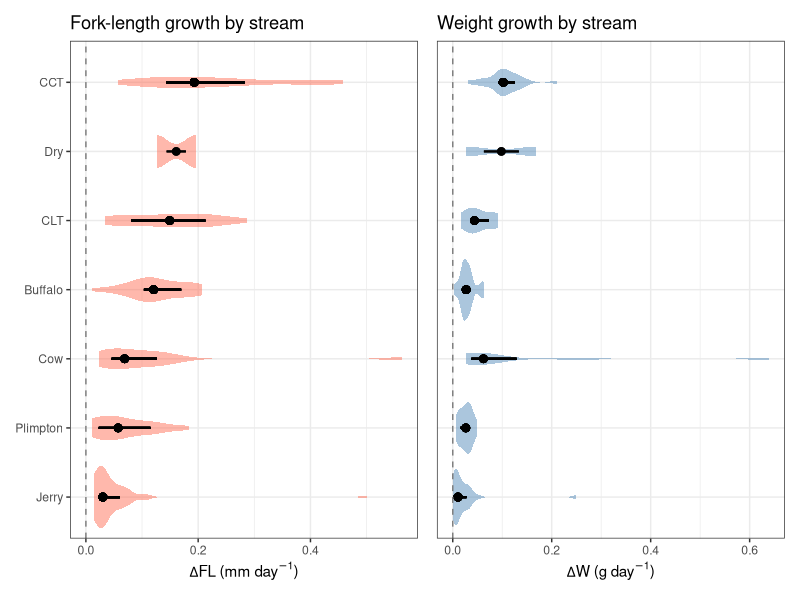
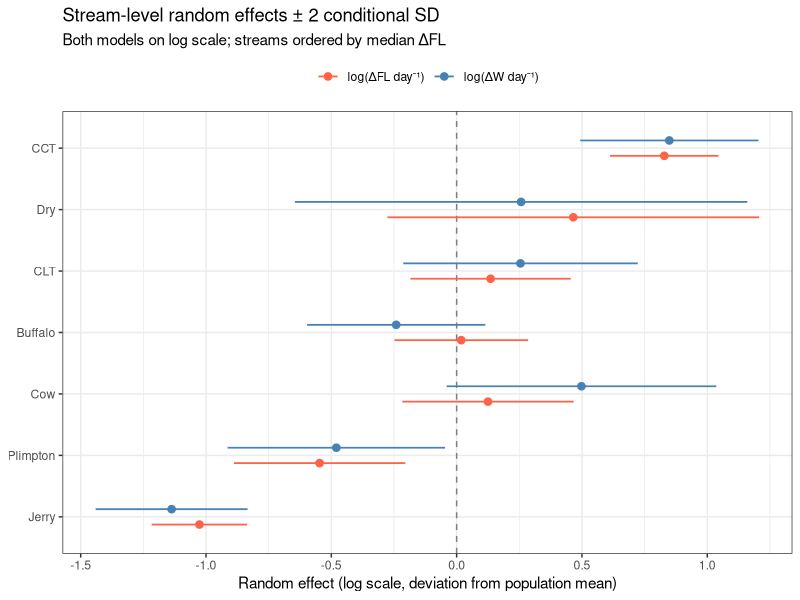
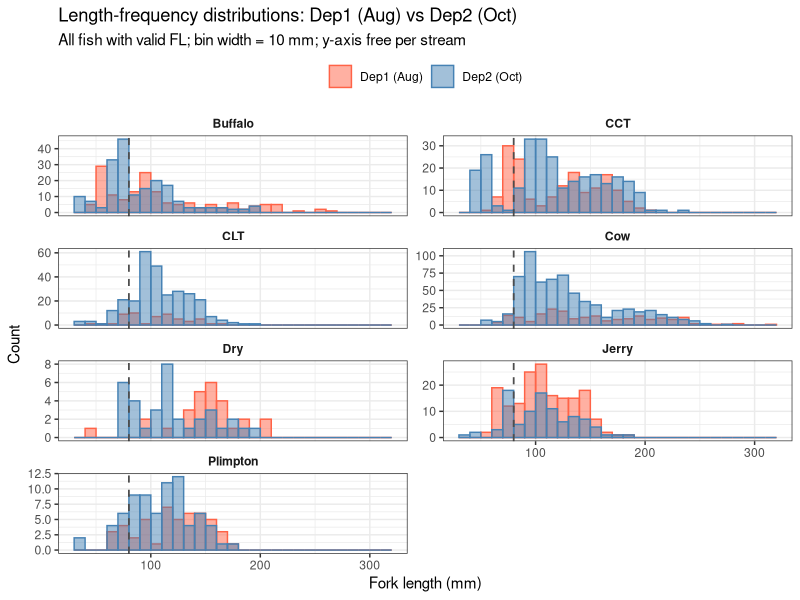
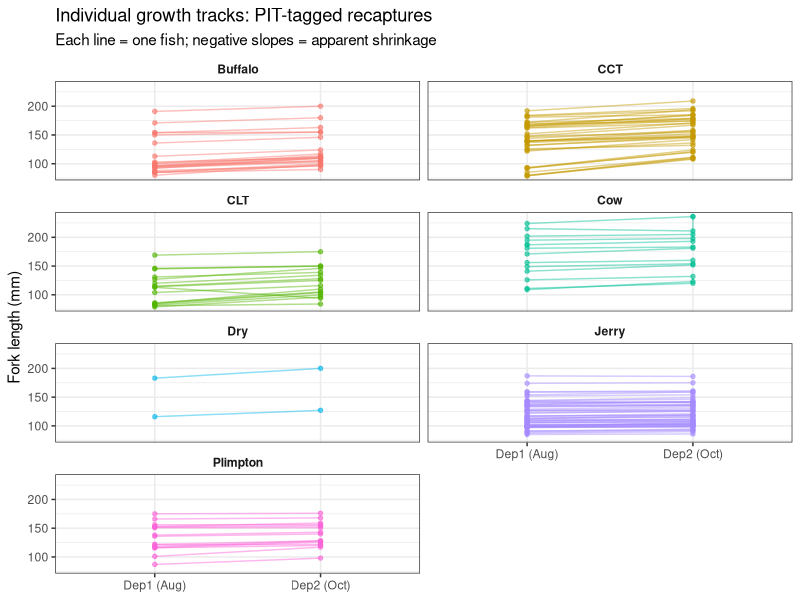
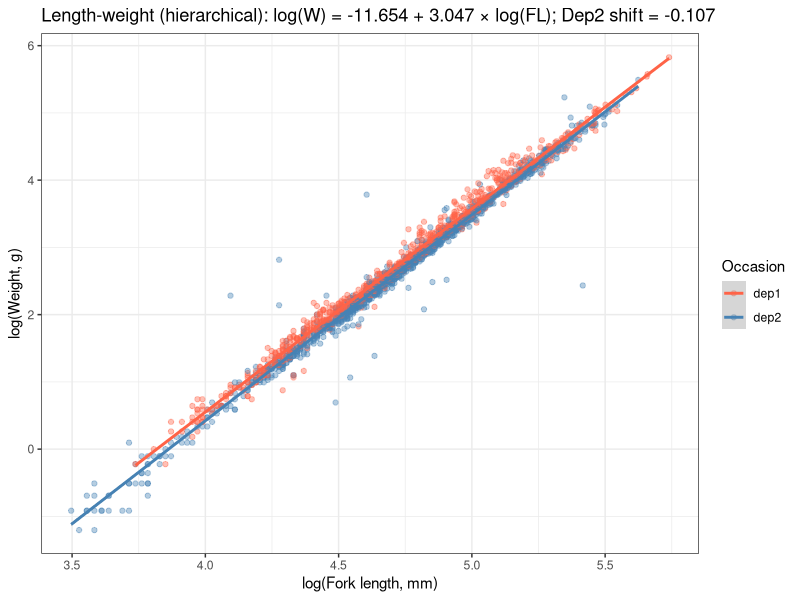
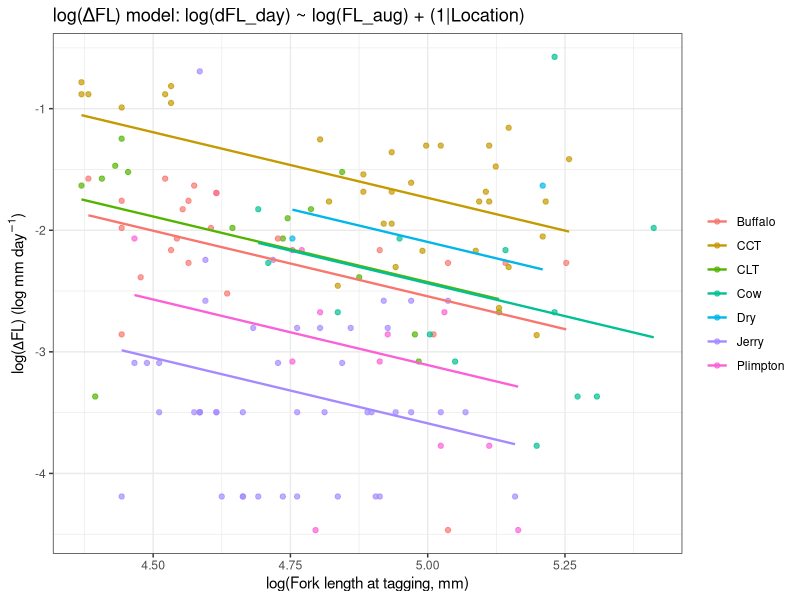
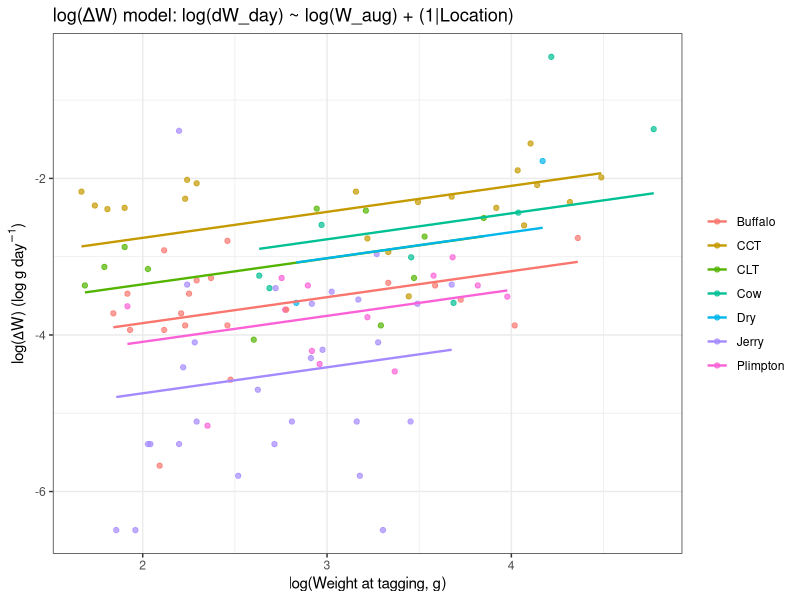
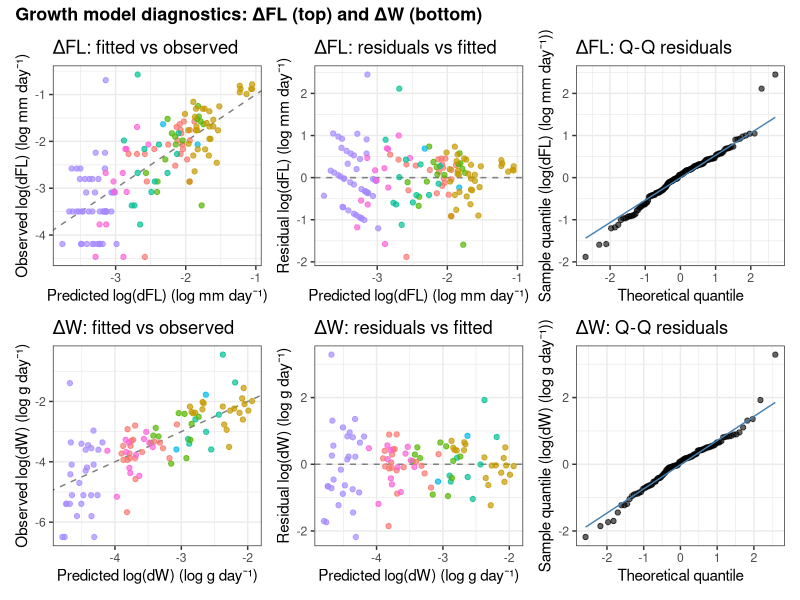

R code for these plots, in order:
# 02_Growth.R
# Westslope cutthroat trout — length-weight and growth models
# Aug–Oct 2025, 8 isolated streams
#
# Models:
#   L-W:     log(W) ~ log(FL) + occasion + (1 | Location)  — hierarchical
#            Common allometric slope; occasion (Dep1/Dep2) FIXED-effect
#            intercept shift (Aug vs Oct condition); stream random intercept.
#            W (g) = exp(b0 + b1*log(FL) + b_occ*[occ==dep2] + u_stream)
#   Growth:  dFL_day ~ log(FL_aug) + (1 | Location)  — mm day-1
#            dW_day  ~ log(W_aug)  + (1 | Location)  — g day-1
#   Both fit by REML on PIT-tagged Dep1 fish recaptured at Dep2.
#   Using FL_aug as the size covariate for both (common reference; all
#   dep1 fish have FL, not all have W).
#
# NOTE: Production.R currently predicts total-interval dFL and divides by
#   days_s in the MC loop. Once you switch to per-day growth models here,
#   that loop will need updating: multiply predicted daily rate by days_s
#   before computing FL_oct and dW.
#
# Outputs: growth_results.RDS

library(tidyverse)
library(lubridate)
library(lme4)
library(patchwork)

# ============================================================
# 1. Load and clean data
# ============================================================

dat <- read.csv("Data/CTT.Data.2025.F.csv", fileEncoding = "UTF-8-BOM") %>%
  mutate(
    Date     = dmy(Date),
    Tag      = as.character(Tag),
    Location = trimws(Location)
  ) %>%
  filter(!Location %in% c("Jake Canyon", "Alkali", "Pintler"))

streams <- sort(unique(dat$Location))

dep1 <- dat %>% filter(Depletion == 1)
dep2 <- dat %>% filter(Depletion == 2)

# ============================================================
# 2. Length-weight model (hierarchical)
# ============================================================
# Fit on all fish with both W and FL recorded.
#   log(W) = b0 + b1*log(FL) + b_occ*[occasion==dep2] + u_stream
# - Common allometric slope b1 across streams/occasions.
# - occasion (Dep1 Aug vs Dep2 Oct) enters as a FIXED-effect intercept shift:
#   a 2-level grouping factor cannot support a reliable variance component,
#   so a random effect would be near-singular. The fixed effect still gives a
#   distinct Aug vs Oct relationship (occasion-accurate predicted weight).
# - Stream (8 levels) is a random intercept.

lw_dat <- dat %>%
  filter(!is.na(W), !is.na(FL), W > 0, FL > 0) %>%
  mutate(
    occasion = factor(if_else(Depletion == 1, "dep1", "dep2"),
                      levels = c("dep1", "dep2")),
    logFL    = log(FL)
  )

lw_mod <- lmer(log(W) ~ logFL + occasion + (1 | Location),
               data = lw_dat, REML = TRUE)

lw_fe    <- fixef(lw_mod)
lw_sigma <- sigma(lw_mod)
lw_re    <- ranef(lw_mod)$Location
lw_stream_re <- setNames(
  sapply(streams, function(s) if (s %in% rownames(lw_re)) lw_re[s, 1] else 0),
  streams
)

# Back-compat population-average scalars (dep1 reference, stream mean RE = 0).
# Used by 05_Growth_Uncertainty.R for its chain-rule sensitivity calc.
lw_a <- unname(lw_fe["(Intercept)"])
lw_b <- unname(lw_fe["logFL"])

# Portable occasion- and stream-aware predictor (median weight, g).
# Closes over fixed effects + stream REs only, so it serialises cleanly with
# growth_results.RDS; 03_Bioenergetics.R and 04_Production.R both call this so
# weights are guaranteed consistent across the pipeline.
pred_W <- local({
  b0  <- unname(lw_fe["(Intercept)"])
  b1  <- unname(lw_fe["logFL"])
  bo2 <- {
    nm <- grep("^occasion", names(lw_fe), value = TRUE)
    if (length(nm)) unname(lw_fe[nm[1]]) else 0
  }
  sre <- lw_stream_re
  function(FL, stream, occasion = "dep1") {
    re <- unname(sre[as.character(stream)]); re[is.na(re)] <- 0
    oc <- ifelse(as.character(occasion) == "dep2", bo2, 0)
    exp(b0 + b1 * log(FL) + oc + re)
  }
})

cat("\n--- Length-weight model (hierarchical: stream RE + occasion FE) ---\n")
print(summary(lw_mod))

# ============================================================
# 3. Growth data: match Dep1 tagged fish to Dep2 recaptures
# ============================================================

tagged_d1 <- dep1 %>%
  filter(!is.na(Tag), Tag != "") %>%
  select(Tag, Location, FL_aug = FL, W_aug = W, Date_aug = Date)

recaps_d2 <- dep2 %>%
  filter(Recap == 1) %>%
  select(Tag, Location, FL_oct = FL, W_oct = W, Date_oct = Date)

growth_dat <- tagged_d1 %>%
  inner_join(recaps_d2, by = c("Tag", "Location")) %>%
  mutate(
    days    = as.numeric(Date_oct - Date_aug),
    dFL     = FL_oct - FL_aug,
    dW      = W_oct  - W_aug,
    dFL_day = dFL / days,
    dW_day  = dW  / days
  ) %>%
  filter(
    !is.na(dFL), !is.na(FL_aug), FL_aug > 0,
    days > 0
  )

cat("\n--- Growth data summary (all matched pairs with FL) ---\n")
growth_dat %>%
  group_by(Location) %>%
  summarise(
    n          = n(),
    n_W        = sum(!is.na(dW) & W_aug > 0 & W_oct > 0),
    n_neg_dFL  = sum(dFL_day <= 0),
    n_neg_dW   = sum(dW_day  <= 0, na.rm = TRUE),
    FL_range   = paste0(round(min(FL_aug)), "\u2013", round(max(FL_aug))),
    dFL_day_mn = round(mean(dFL_day), 3),
    dFL_day_sd = round(sd(dFL_day),   3),
    dW_day_mn  = round(mean(dW_day, na.rm = TRUE), 4),
    dW_day_sd  = round(sd(dW_day,  na.rm = TRUE), 4)
  ) %>%
  print()

cat("\nFL range in Dep1 fish (all, not just tagged):",
    min(dep1$FL, na.rm = TRUE), "\u2013", max(dep1$FL, na.rm = TRUE), "mm\n")
cat("FL range in tagged/recaptured fish:",
    min(growth_dat$FL_aug), "\u2013", max(growth_dat$FL_aug), "mm\n")
cat("NOTE: growth predictions for fish below the tagging threshold are extrapolated.\n")
cat("NOTE: fish with dFL_day <= 0 or dW_day <= 0 excluded from log-scale models (see n_neg above).\n\n")

# Model-fitting subsets: log transform requires strictly positive growth.
# growth_dat kept whole for growth tracks plot (raw FL values).
growth_dat_FL <- growth_dat %>%
  filter(dFL_day > 0) %>%
  mutate(logFL_aug    = log(FL_aug),
         log_dFL_day  = log(dFL_day))

growth_dat_W <- growth_dat %>%
  filter(!is.na(dW), W_aug > 0, W_oct > 0, dW_day > 0) %>%
  mutate(logW_aug    = log(W_aug),
         log_dW_day  = log(dW_day))

# ============================================================
# 4. Growth models
# ============================================================

# --- 4a. log(dFL_day): log mm per day ---
growth_mod_FL <- lmer(log_dFL_day ~ logFL_aug + (1 | Location),
                      data = growth_dat_FL, REML = TRUE)
cat(sprintf("--- Growth model: log(dFL_day)  [n = %d; %d excluded, dFL <= 0] ---\n",
            nrow(growth_dat_FL),
            nrow(growth_dat) - nrow(growth_dat_FL)))
print(summary(growth_mod_FL))

fe_FL      <- fixef(growth_mod_FL)
re_FL      <- ranef(growth_mod_FL)$Location
sigma_FL   <- sigma(growth_mod_FL)

stream_re_FL <- setNames(
  sapply(streams, function(s) {
    if (s %in% rownames(re_FL)) re_FL[s, 1] else 0
  }),
  streams
)
cat("\n--- Stream random effects: log(dFL_day) intercept adjustments (log mm day-1) ---\n")
print(round(stream_re_FL, 4))

# --- 4b. log(dW_day): log g per day ---
growth_mod_W <- lmer(log_dW_day ~ logW_aug + (1 | Location),
                     data = growth_dat_W, REML = TRUE)
n_W_all <- sum(!is.na(growth_dat$dW) & growth_dat$W_aug > 0 & growth_dat$W_oct > 0)
cat(sprintf("\n--- Growth model: log(dW_day)  [n = %d; %d excluded, dW <= 0 or missing W] ---\n",
            nrow(growth_dat_W),
            n_W_all - nrow(growth_dat_W)))
print(summary(growth_mod_W))

fe_W       <- fixef(growth_mod_W)
re_W       <- ranef(growth_mod_W)$Location
sigma_W    <- sigma(growth_mod_W)

stream_re_W <- setNames(
  sapply(streams, function(s) {
    if (s %in% rownames(re_W)) re_W[s, 1] else 0
  }),
  streams
)
cat("\n--- Stream random effects: log(dW_day) intercept adjustments (log g day-1) ---\n")
print(round(stream_re_W, 5))

# ============================================================
# 5. Stream-level growth summary
# ============================================================

# --- 5a. Summary table (natural scale for interpretability) ---
summ_FL <- growth_dat_FL %>%
  group_by(Location) %>%
  summarise(
    n_FL       = n(),
    dFL_median = round(median(dFL_day), 3),
    dFL_mean   = round(mean(dFL_day),   3),
    dFL_sd     = round(sd(dFL_day),     3),
    .groups    = "drop"
  )

summ_W <- growth_dat_W %>%
  group_by(Location) %>%
  summarise(
    n_W       = n(),
    dW_median = round(median(dW_day), 4),
    dW_mean   = round(mean(dW_day),   4),
    dW_sd     = round(sd(dW_day),     4),
    .groups   = "drop"
  )

stream_growth_summ <- full_join(summ_FL, summ_W, by = "Location") %>%
  arrange(desc(dFL_median))

cat("\n--- Stream-level growth summary (natural scale, per day) ---\n")
cat("dFL: mm day-1  |  dW: g day-1\n\n")
print(stream_growth_summ)

# --- 5b. Per-stream violin + pointrange (natural scale) ---
# Streams ordered by median dFL_day for both panels so they align visually.
stream_order_g <- summ_FL %>% arrange(dFL_median) %>% pull(Location)

ps_FL <- growth_dat_FL %>%
  mutate(Location = factor(Location, levels = stream_order_g)) %>%
  group_by(Location) %>%
  mutate(med = median(dFL_day), lo = quantile(dFL_day, 0.25),
         hi  = quantile(dFL_day, 0.75)) %>%
  ungroup()

p_stream_FL <- ggplot(ps_FL, aes(x = dFL_day, y = Location)) +
  geom_violin(fill = "tomato", alpha = 0.45, colour = NA) +
  geom_pointrange(aes(x = med, xmin = lo, xmax = hi),
                  linewidth = 0.7, size = 0.4) +
  geom_vline(xintercept = 0, linetype = "dashed", colour = "grey50") +
  labs(x = expression(Delta*"FL (mm day"^{-1}*")"), y = NULL,
       title = "Fork-length growth by stream") +
  theme_bw(base_size = 11)

ps_W <- growth_dat_W %>%
  mutate(Location = factor(Location, levels = stream_order_g)) %>%
  group_by(Location) %>%
  mutate(med = median(dW_day), lo = quantile(dW_day, 0.25),
         hi  = quantile(dW_day, 0.75)) %>%
  ungroup()

p_stream_W <- ggplot(ps_W, aes(x = dW_day, y = Location)) +
  geom_violin(fill = "steelblue", alpha = 0.45, colour = NA) +
  geom_pointrange(aes(x = med, xmin = lo, xmax = hi),
                  linewidth = 0.7, size = 0.4) +
  geom_vline(xintercept = 0, linetype = "dashed", colour = "grey50") +
  labs(x = expression(Delta*"W (g day"^{-1}*")"), y = NULL,
       title = "Weight growth by stream") +
  theme_bw(base_size = 11) +
  theme(axis.text.y = element_blank(), axis.ticks.y = element_blank())

print(p_stream_FL | p_stream_W)

# --- 5c. Random effects forest plot (log scale — model estimates) ---
# condVar = TRUE gives approximate conditional SEs for each stream RE.
# Intervals are ±2 conditional SD (approx 95%).

re_FL_df <- as.data.frame(ranef(growth_mod_FL, condVar = TRUE)) %>%
  filter(term == "(Intercept)") %>%
  transmute(Location = grp, condval, condsd, Model = "log(\u0394FL day\u207B\u00B9)")

re_W_df <- as.data.frame(ranef(growth_mod_W, condVar = TRUE)) %>%
  filter(term == "(Intercept)") %>%
  transmute(Location = grp, condval, condsd, Model = "log(\u0394W day\u207B\u00B9)")

re_df <- bind_rows(re_FL_df, re_W_df) %>%
  mutate(
    lo95 = condval - 2 * condsd,
    hi95 = condval + 2 * condsd,
    Location = factor(Location, levels = stream_order_g),
    Model    = factor(Model, levels = c("log(\u0394FL day\u207B\u00B9)",
                                        "log(\u0394W day\u207B\u00B9)"))
  )

p_re <- ggplot(re_df, aes(x = condval, y = Location, colour = Model)) +
  geom_vline(xintercept = 0, linetype = "dashed", colour = "grey50") +
  geom_pointrange(aes(xmin = lo95, xmax = hi95),
                  position = position_dodge(width = 0.5),
                  linewidth = 0.6, size = 0.4) +
  scale_colour_manual(values = c("log(\u0394FL day\u207B\u00B9)" = "tomato",
                                 "log(\u0394W day\u207B\u00B9)"  = "steelblue")) +
  labs(
    x      = "Random effect (log scale, deviation from population mean)",
    y      = NULL, colour = NULL,
    title  = "Stream-level random effects \u00B1 2 conditional SD",
    subtitle = "Both models on log scale; streams ordered by median \u0394FL"
  ) +
  theme_bw(base_size = 11) +
  theme(legend.position = "top")

print(p_re)

# ============================================================
# 6. Length-frequency diagnostics: Aug vs Oct
# ============================================================
# Uses all fish with valid FL — not just tagged/recaptured — to represent
# the full captured population at each occasion.

lf_dat <- bind_rows(
  dep1 %>% filter(!is.na(FL), FL > 0) %>%
    mutate(Occasion = "Dep1 (Aug)"),
  dep2 %>% filter(!is.na(FL), FL > 0) %>%
    mutate(Occasion = "Dep2 (Oct)")
) %>%
  mutate(Occasion = factor(Occasion, levels = c("Dep1 (Aug)", "Dep2 (Oct)")))

# --- 5a. Summary table ---
cat("\n--- Length-frequency summary by stream and occasion ---\n")
lf_dat %>%
  group_by(Location, Occasion) %>%
  summarise(
    n      = n(),
    FL_min = round(min(FL), 0),
    FL_med = round(median(FL), 0),
    FL_max = round(max(FL), 0),
    FL_mn  = round(mean(FL), 1),
    FL_sd  = round(sd(FL),   1),
    .groups = "drop"
  ) %>%
  arrange(Location, Occasion) %>%
  print()

# --- 5b. Faceted length-frequency histograms ---
# Bin width fixed at 10 mm so panels are directly comparable across streams.
p_lf <- ggplot(lf_dat, aes(x = FL, fill = Occasion, colour = Occasion)) +
  geom_histogram(binwidth = 10, position = "identity", alpha = 0.5,
                 boundary = 0) +
  geom_vline(xintercept = 80, linetype = "dashed", colour = "grey30", linewidth = 0.6) +
  facet_wrap(~ Location, ncol = 2, scales = "free_y") +
  scale_fill_manual(values  = c("Dep1 (Aug)" = "tomato",
                                "Dep2 (Oct)" = "steelblue")) +
  scale_colour_manual(values = c("Dep1 (Aug)" = "tomato",
                                 "Dep2 (Oct)" = "steelblue")) +
  labs(
    x      = "Fork length (mm)",
    y      = "Count",
    fill   = NULL, colour = NULL,
    title  = "Length-frequency distributions: Dep1 (Aug) vs Dep2 (Oct)",
    subtitle = "All fish with valid FL; bin width = 10 mm; y-axis free per stream"
  ) +
  theme_bw(base_size = 11) +
  theme(legend.position = "top",
        strip.background = element_blank(),
        strip.text = element_text(face = "bold"))

print(p_lf)

# --- 5c. Individual growth tracks for PIT-tagged recaptured fish ---
# Each line connects FL_aug to FL_oct for one fish; coloured by stream.
# Helps visualise whether the recaptured size range is representative and
# whether any fish show implausible shrinkage.

tracks <- growth_dat %>%
  select(Tag, Location, FL_aug, FL_oct, dFL_day) %>%
  pivot_longer(cols = c(FL_aug, FL_oct),
               names_to  = "Occasion",
               values_to = "FL") %>%
  mutate(Occasion = recode(Occasion,
                           FL_aug = "Dep1 (Aug)",
                           FL_oct = "Dep2 (Oct)"),
         Occasion = factor(Occasion, levels = c("Dep1 (Aug)", "Dep2 (Oct)")))

p_tracks <- ggplot(tracks, aes(x = Occasion, y = FL,
                                group = Tag, colour = Location)) +
  geom_line(alpha = 0.45, linewidth = 0.5) +
  geom_point(alpha = 0.6, size = 1.2) +
  facet_wrap(~ Location, ncol = 2) +
  labs(
    x      = NULL,
    y      = "Fork length (mm)",
    colour = NULL,
    title  = "Individual growth tracks: PIT-tagged recaptures",
    subtitle = "Each line = one fish; negative slopes = apparent shrinkage"
  ) +
  theme_bw(base_size = 11) +
  theme(legend.position = "none",
        strip.background = element_blank(),
        strip.text = element_text(face = "bold"))

print(p_tracks)

# ============================================================
# 7. Model diagnostics and fit plots
# ============================================================

growth_dat_FL$pred_log_dFL_day <- predict(growth_mod_FL)
growth_dat_W$pred_log_dW_day   <- predict(growth_mod_W)

# Helper: three-panel diagnostic for a fitted lmer
diag_plots <- function(df, obs_col, pred_col, loc_col = "Location",
                       ylab, title_prefix) {

  resid_col <- paste0(obs_col, "_resid")
  df[[resid_col]] <- df[[obs_col]] - df[[pred_col]]

  p_fit <- ggplot(df, aes(x = .data[[pred_col]], y = .data[[obs_col]],
                           colour = .data[[loc_col]])) +
    geom_abline(slope = 1, intercept = 0, linetype = "dashed", colour = "grey50") +
    geom_point(alpha = 0.7) +
    labs(x = paste0("Predicted ", ylab), y = paste0("Observed ", ylab),
         title = paste0(title_prefix, ": fitted vs observed"),
         colour = NULL) +
    theme_bw(base_size = 11) +
    theme(legend.position = "none")

  p_res <- ggplot(df, aes(x = .data[[pred_col]], y = .data[[resid_col]],
                           colour = .data[[loc_col]])) +
    geom_hline(yintercept = 0, linetype = "dashed", colour = "grey50") +
    geom_point(alpha = 0.7) +
    labs(x = paste0("Predicted ", ylab), y = paste0("Residual ", ylab),
         title = paste0(title_prefix, ": residuals vs fitted"),
         colour = NULL) +
    theme_bw(base_size = 11) +
    theme(legend.position = "none")

  p_qq <- ggplot(df, aes(sample = .data[[resid_col]])) +
    stat_qq(alpha = 0.6) +
    stat_qq_line(colour = "steelblue") +
    labs(x = "Theoretical quantile", y = paste0("Sample quantile (", ylab, ")"),
         title = paste0(title_prefix, ": Q-Q residuals")) +
    theme_bw(base_size = 11)

  list(fit = p_fit, res = p_res, qq = p_qq)
}

diag_FL <- diag_plots(growth_dat_FL, "log_dFL_day", "pred_log_dFL_day",
                      ylab = "log(dFL) (log mm day\u207B\u00B9)", title_prefix = "\u0394FL")
diag_W  <- diag_plots(growth_dat_W,  "log_dW_day",  "pred_log_dW_day",
                      ylab = "log(dW) (log g day\u207B\u00B9)",   title_prefix = "\u0394W")

# Model fit plots: log growth ~ logFL coloured by stream
p_mod_FL <- ggplot(growth_dat_FL,
                   aes(x = logFL_aug, y = log_dFL_day, colour = Location)) +
  geom_point(alpha = 0.7) +
  geom_line(aes(y = pred_log_dFL_day, group = Location), linewidth = 0.8) +
  labs(
    x     = "log(Fork length at tagging, mm)",
    y     = expression("log("*Delta*"FL) (log mm day"^{-1}*")"),
    title = "log(\u0394FL) model: log(dFL_day) ~ log(FL_aug) + (1|Location)",
    colour = NULL
  ) +
  theme_bw(base_size = 11) +
  theme(legend.position = "right")

p_mod_W <- ggplot(growth_dat_W,
                  aes(x = logW_aug, y = log_dW_day, colour = Location)) +
  geom_point(alpha = 0.7) +
  geom_line(aes(y = pred_log_dW_day, group = Location), linewidth = 0.8) +
  labs(
    x     = "log(Weight at tagging, g)",
    y     = expression("log("*Delta*"W) (log g day"^{-1}*")"),
    title = "log(\u0394W) model: log(dW_day) ~ log(W_aug) + (1|Location)",
    colour = NULL
  ) +
  theme_bw(base_size = 11) +
  theme(legend.position = "right")

lw_occ_shift <- { nm <- grep("^occasion", names(lw_fe), value = TRUE)
                  if (length(nm)) unname(lw_fe[nm[1]]) else 0 }
p_lw <- ggplot(lw_dat, aes(x = log(FL), y = log(W), colour = occasion)) +
  geom_point(alpha = 0.4, size = 1.5) +
  geom_smooth(method = "lm", se = TRUE) +
  scale_colour_manual(values = c(dep1 = "tomato", dep2 = "steelblue")) +
  labs(
    x = "log(Fork length, mm)",
    y = "log(Weight, g)",
    colour = "Occasion",
    title = sprintf(
      "Length-weight (hierarchical): log(W) = %.3f + %.3f \u00D7 log(FL); Dep2 shift = %.3f",
      lw_a, lw_b, lw_occ_shift)
  ) +
  theme_bw(base_size = 11)

# Print figures
print(p_lw)
print(p_mod_FL)
print(p_mod_W)

# Parallel diagnostic panels
(diag_FL$fit | diag_FL$res | diag_FL$qq) /
(diag_W$fit  | diag_W$res  | diag_W$qq) +
  plot_annotation(title = "Growth model diagnostics: \u0394FL (top) and \u0394W (bottom)",
                  theme = theme(plot.title = element_text(size = 13, face = "bold")))

# ============================================================
# 8. Save
# ============================================================

saveRDS(list(
  # Length-weight (hierarchical: stream RE + occasion FE)
  lw_mod       = lw_mod,
  lw_fe        = lw_fe,
  lw_sigma     = lw_sigma,
  lw_stream_re = lw_stream_re,
  pred_W       = pred_W,      # pred_W(FL, stream, occasion = "dep1"/"dep2") -> g
  lw_a         = lw_a,        # back-compat scalars (population-average, dep1)
  lw_b         = lw_b,
  # dFL model (mm day-1)
  growth_mod_FL = growth_mod_FL,
  fe_FL         = fe_FL,
  sigma_FL      = sigma_FL,
  stream_re_FL  = stream_re_FL,
  # dW model (g day-1)
  growth_mod_W  = growth_mod_W,
  fe_W          = fe_W,
  sigma_W       = sigma_W,
  stream_re_W   = stream_re_W,
  # Data (growth_dat = all matched pairs, used for tracks plot)
  growth_dat    = growth_dat,
  growth_dat_FL = growth_dat_FL,
  growth_dat_W  = growth_dat_W
), "growth_results.RDS")

cat("\nDone. Results saved to growth_results.RDS\n")
